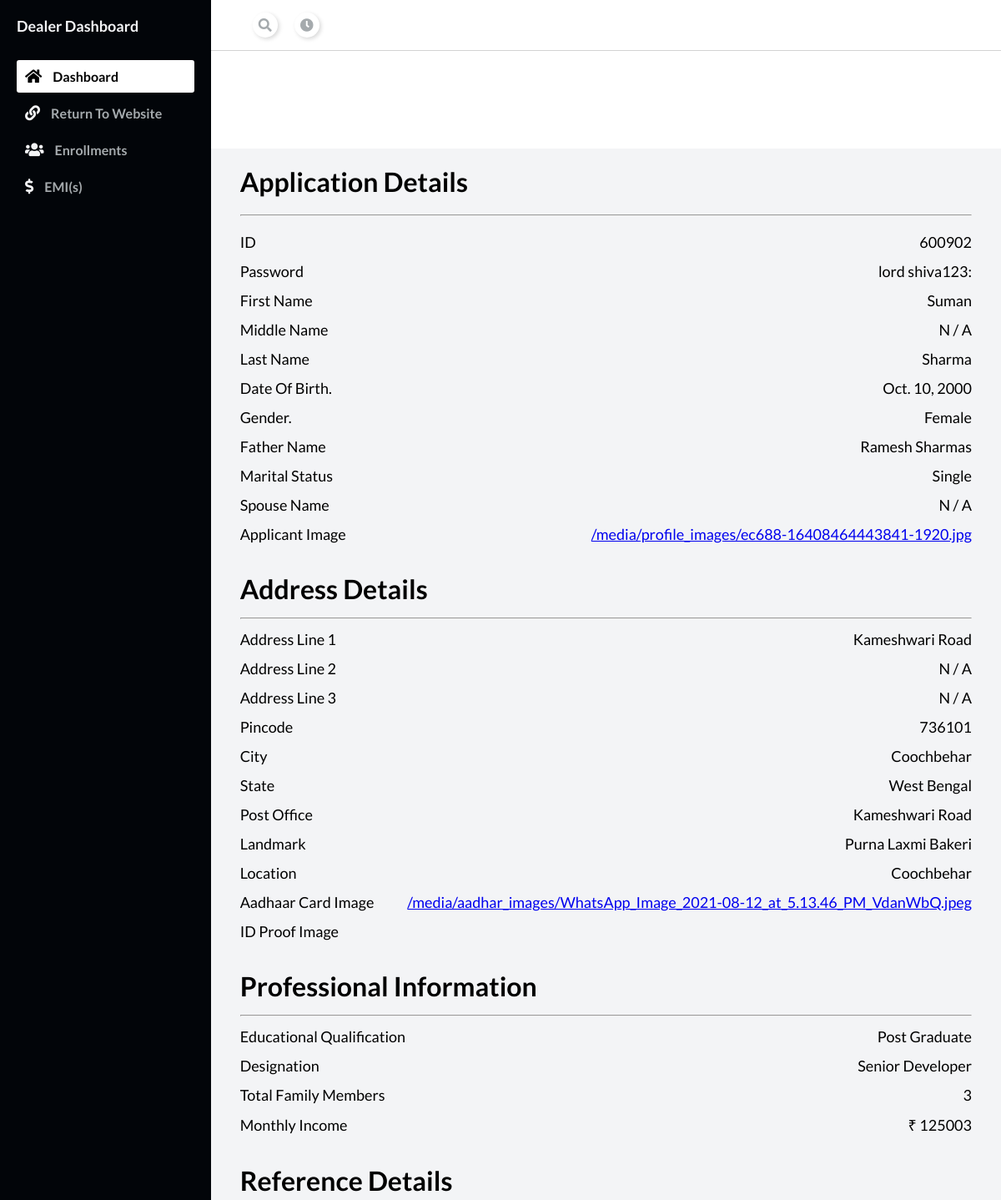
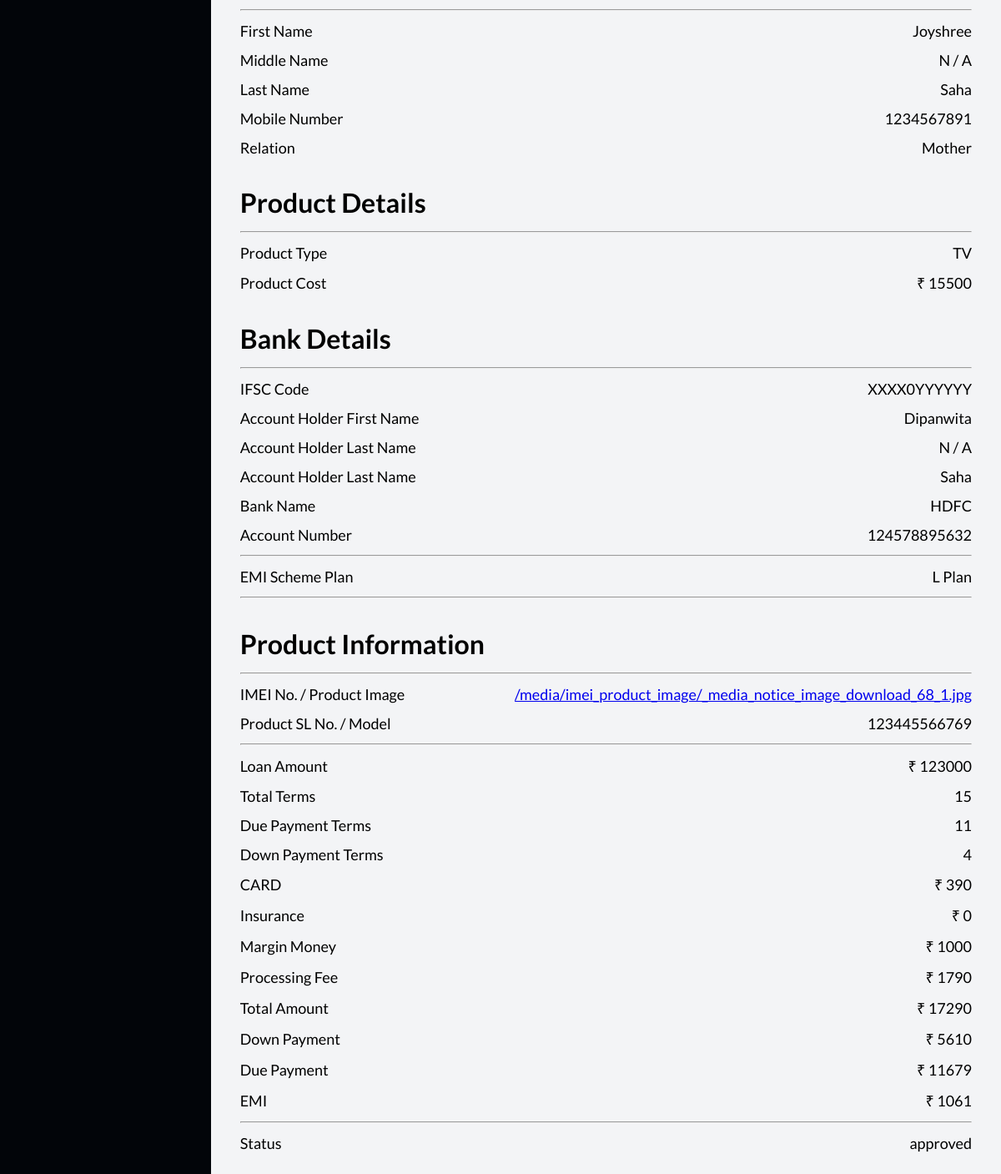
/dealer_dashboard/enrollment_details/48, run on the app's committed database (2 pictures, top to bottom).
### main/models.py (models this page shows)
class Enrollment(models.Model):
    user = models.ForeignKey(User, on_delete=models.CASCADE, null=True)
    enrollment_id = models.TextField()
    password = models.TextField()
    total_amount = models.IntegerField(blank=True, null=True)
    dealer = models.ForeignKey(Dealer, on_delete=models.CASCADE, null=True, blank=True)
    admin = models.TextField(null=True, blank=True)
    status = models.TextField(default="pending", blank=True)
    first_name = models.TextField(blank=True, null=True)
    middle_name = models.TextField(blank=True, null=True)
    last_name = models.TextField(blank=True, null=True)
    dob = models.DateField(blank=True, null=True)
    gender = models.TextField(blank=True, null=True)
    mobile_number = models.IntegerField(max_length=10, blank=True, null=True)
    maritial_status = models.TextField(blank=True, null=True)
    father_name = models.TextField(blank=True, null=True)
    spouse_name = models.TextField(blank=True, null=True)
    profile_image = models.ImageField(upload_to="profile_images", blank=True, null=True)
    id_proof = models.TextField(blank=True, null=True)
    pan = models.TextField(null=True, blank=True)
    pan_image = models.TextField(null=True, blank=True)
    voter_id = models.TextField(null=True, blank=True)
    voter_id_image = models.TextField(null=True, blank=True)
    driver_license = models.TextField(null=True, blank=True)
    driver_license_image = models.TextField(null=True, blank=True)
    consent = models.BooleanField(default=True)
    address_1 = models.TextField(blank=True, null=True)
    address_2 = models.TextField(blank=True, null=True)
    address_3 = models.TextField(blank=True, null=True)
    pincode = models.IntegerField(blank=True, null=True)
    city = models.TextField(blank=True, null=True)
    state = models.TextField(blank=True, null=True)
    post_office = models.TextField(blank=True, null=True)
    landmark = models.TextField(blank=True, null=True)
    aadhar_image = models.ImageField(blank=True, null=True, upload_to="aadhar_images")
    aadhar_image_back = models.ImageField(blank=True, null=True, upload_to="aadhar_back_images")
    location = models.TextField(blank=True, null=True)
    educational_qualification = models.TextField(blank=True, null=True) # SSC, 12th, Under Graduate, Graduate, Post Graduate, Professional, Others
    designation = models.TextField(blank=True, null=True)
    family_members = models.IntegerField(blank=True, null=True)
    monthly_income = models.IntegerField(blank=True, null=True)
    reference_first_name = models.TextField(blank=True, null=True)
    reference_middle_name = models.TextField(blank=True, null=True)
    reference_last_name = models.TextField(blank=True, null=True)
    reference_mobile_number = models.TextField(blank=True, null=True)
    reference_relation = models.TextField(blank=True, null=True)
    product_type = models.TextField(blank=True, null=True)
    product_cost = models.IntegerField(blank=True, null=True)
    emi_plan = models.TextField(blank=True, null=True)
    down_payment = models.IntegerField(blank=True, null=True)
    down_payment_terms = models.IntegerField(blank=True, null=True)
    due_amount_terms = models.IntegerField(blank=True, null=True)
    total_terms = models.IntegerField(blank=True, null=True)
    margin_money = models.IntegerField(blank=True, null=True)
    due_payment = models.IntegerField(blank=True, null=True)
    emi = models.IntegerField(blank=True, null=True)
    card = models.IntegerField(blank=True, null=True)
    processing_fee = models.IntegerField(blank=True, null=True)
    insurance = models.IntegerField(blank=True, null=True)
    total_cost = models.IntegerField(blank=True, null=True)
    imei_product_image = models.ImageField(blank=True, null=True, upload_to="imei_product_image/")
    product_model_sl_no = models.TextField(blank=True, null=True)
    ifsc_code = models.TextField(blank=True, null=True)
    urmn = models.TextField(blank=True, null=True)
    period_from = models.TextField(blank=True, null=True)
    period_to = models.TextField(blank=True, null=True)
    prospect_no = models.TextField(blank=True, null=True)
    account_holder_first_name = models.TextField(blank=True, null=True)
    account_holder_middle_name = models.TextField(blank=True, null=True)
    account_holder_last_name = models.TextField(blank=True, null=True)
    account_number = models.TextField(blank=True, null=True)
    bank_name = models.TextField(blank=True, null=True)
    invoice_date = models.DateField(auto_now_add=True, null=True, blank=True)

### dealer/views.py (the view)
# urls.py: path('enrollment_details/<int:id>', views.enrollment_details, name="enrollment_details"),
def enrollment_details(request, id):
    enrollment = Enrollment.objects.filter(pk=id).last()
    return render(request, "Dealer/enrollment_details.html", {"enrollment":enrollment})

### Template/Dealer/enrollment_details.html (shortened to what this page needs)
{% extends "dealer_dashboard.html" %}
{% block body %}
<div class="main__container">
    <h1>Application Details</h1>
    <hr style="margin: 20px 0px;">
    <div class="space-between">
        <p>ID</p>
        <p>{{enrollment.enrollment_id}}</p>
    </div>
    <div class="space-between">
        <p>Password</p>
        <p>{{enrollment.password}}</p>
    </div>
    <div class="space-between">
        <p>First Name</p>
        <p>{{enrollment.first_name}}</p>
    </div>
    <div class="space-between">
        <p>Middle Name</p>
        {% if middle_name is not None %}
            <p>{{enrollment.middle_name}}</p>
        {% else %}
            <p>N / A</p>
        {% endif %}
    </div>
    <div class="space-between">
        <p>Last Name</p>
        <p>{{enrollment.last_name}}</p>
    </div>
    <div class="space-between">
        <p>Date Of Birth.</p>
        <p>{{enrollment.dob}}</p>
    </div>
    <div class="space-between">
        <p>Gender.</p>
        <p>{{enrollment.gender}}</p>
    </div>
    <div class="space-between">
        <p>Father Name</p>
        <p>{{enrollment.father_name}}</p>
    </div>
    <div class="space-between">
        <p>Marital Status</p>
        <p>{{enrollment.maritial_status}}</p>
    </div>
    <div class="space-between">
        <p>Spouse Name</p>
        {% if spouse_name is not None %}
            <p>{{enrollment.spouse_name}}</p>
        {% else %}
            <p>N / A</p>
        {% endif %}
    </div>
    <div class="space-between">
        <p>Applicant Image</p>
        <p><a target="_blank" href="{{enrollment.profile_image.url}}">{{enrollment.profile_image.url}}</a></p>
    </div>
    <h1 style="margin: 15px 0px; margin-top: 35px;">Address Details</h1>
    <hr>
    <div class="space-between">
        <p>Address Line 1</p>
        <p>{{enrollment.address_1}}</p>
    </div>
    <div class="space-between">
        <p>Address Line 2</p>
        {% if address_2 is not None %}
            <p>{{enrollment.address_2}}</p>
        {% else %}
            <p>N / A</p>
        {% endif %}
    </div>
    <div class="space-between">
        <p>Address Line 3</p>
        {% if address_3 is not None %}
            <p>{{enrollment.address_3}}</p>
        {% else %}
            <p>N / A</p>
        {% endif %}
    </div>
    <div class="space-between">
        <p>Pincode</p>
        <p>{{enrollment.pincode}}</p>
    </div>
    <div class="space-between">
        <p>City</p>
        <p>{{enrollment.city}}</p>
    </div>
    <div class="space-between">
        <p>State</p>
        <p>{{enrollment.state}}</p>
    </div>
    <div class="space-between">
        <p>Post Office</p>
        <p>{{enrollment.post_office}}</p>
    </div>
    <div class="space-between">
        <p>Landmark</p>
        <p>{{enrollment.landmark}}</p>
    </div>
    <div class="space-between">
        <p>Location</p>
        <p>{{enrollment.location}}</p>
    </div>
    <div class="space-between">
        <p>Aadhaar Card Image</p>
        <p><a target="_blank" href="{{enrollment.aadhar_image.url}}">{{enrollment.aadhar_image.url}}</a></p>
    </div>
    <div class="space-between">
        <p>ID Proof Image</p>
    </div>
    <h1 style="margin: 15px 0px; margin-top: 35px;">Professional Information</h1>
    <hr>
    <div class="space-between">
        <p>Educational Qualification</p>
        <p>{{enrollment.educational_qualification}}</p>
    </div>
    <div class="space-between">
        <p>Designation</p>
        <p>{{enrollment.designation}}</p>
    </div>
    <div class="space-between">
        <p>Total Family Members</p>
        <p>{{enrollment.family_members}}</p>
    </div>
    <div class="space-between">
        <p>Monthly Income</p>
        <p>&#8377; {{enrollment.monthly_income}}</p>
    </div>
    <h1 style="margin: 15px 0px; margin-top: 35px;">Reference Details</h1>
    <hr>
    <div class="space-between">
        <p>First Name</p>
        <p>{{enrollment.reference_first_name}}</p>
    </div>
    <div class="space-between">
        <p>Middle Name</p>
        {% if reference_middle_name is not None %}
            <p>{{enrollment.reference_middle_name}}</p>
        {% else %}
            <p>N / A</p>
        {% endif %}
    </div>
    <div class="space-between">
        <p>Last Name</p>
        <p>{{enrollment.reference_last_name}}</p>
    </div>
    <div class="space-between">
        <p>Mobile Number</p>
        <p>{{enrollment.reference_mobile_number}}</p>
    </div>
    <div class="space-between">
        <p>Relation</p>
        <p>{{enrollment.reference_relation}}</p>
    </div>
    <h1 style="margin: 15px 0px; margin-top: 35px;">Product Details</h1>
    <hr>
    <div class="space-between">
        <p>Product Type</p>
        <p>{{enrollment.product_type}}</p>
    </div>
    <div class="space-between">
        <p>Product Cost</p>
        <p>&#8377; {{enrollment.product_cost}}</p>
    </div>
    <h1 style="margin: 15px 0px; margin-top: 35px;">Bank Details</h1>
    <hr>
    <div class="space-between">
        <p>IFSC Code</p>
        <p>{{enrollment.ifsc_code}}</p>
    </div>
    <div class="space-between">
        <p>Account Holder First Name</p>
        <p>{{enrollment.account_holder_first_name}}</p>
    </div>
    <div class="space-between">
        <p>Account Holder Last Name</p>
        {% if account_holder_middle_name is not None %}
            <p>{{enrollment.account_holder_middle_name}}</p>
        {% else %}
            <p>N / A</p>
        {% endif %}
    </div>
    <div class="space-between">
        <p>Account Holder Last Name</p>
        <p>{{enrollment.account_holder_last_name}}</p>
    </div>
    <div class="space-between">
        <p>Bank Name</p>
        <p>{{enrollment.bank_name}}</p>
    </div>
    <div class="space-between">
        <p>Account Number</p>
        <p>{{enrollment.account_number}}</p>
    </div>
    <hr>
    <div class="space-between">
        <p>EMI Scheme Plan</p>
        <p>{{enrollment.emi_plan}}</p>
    </div>
    <hr>
    <h1 style="margin: 15px 0px; margin-top: 35px;">Product Information</h1>
    <hr>
    <div class="space-between">
        <p>IMEI No. / Product Image</p>
        <p><a target="_blank" href="{{enrollment.imei_product_image.url}}">{{enrollment.imei_product_image.url}}</a></p>
    </div>
    <div class="space-between">
        <p>Product SL No. / Model</p>
        <p>{{enrollment.product_model_sl_no}}</p>
    </div>
    <hr>
    <div class="space-between">
        <p>Loan Amount</p>
        <p>&#8377; {{enrollment.total_amount}}</p>
    </div>
    <div class="space-between">
        <p>Total Terms</p>
        <p>{{enrollment.total_terms}}</p>
    </div>
    <div class="space-between">
        <p>Due Payment Terms</p>
        <p>{{enrollment.due_amount_terms}}</p>
    </div>
    <div class="space-between">
        <p>Down Payment Terms</p>
        <p>{{enrollment.down_payment_terms}}</p>
    </div>
    <div class="space-between">
        <p>CARD</p>
        <p>&#8377; {{enrollment.card}}</p>
    </div>
    <div class="space-between">
        <p>Insurance</p>
        <p>&#8377; {{enrollment.insurance}}</p>
    </div>
    <div class="space-between">
        <p>Margin Money</p>
        <p>&#8377; {{enrollment.margin_money}}</p>
    </div>
    <div class="space-between">
        <p>Processing Fee</p>
        <p>&#8377; {{enrollment.processing_fee}}</p>
    </div>
    <div class="space-between">
        <p>Total Amount</p>
        <p>&#8377; {{enrollment.total_cost}}</p>
    </div>
    <div class="space-between">
        <p>Down Payment</p>
        <p>&#8377; {{enrollment.down_payment}}</p>
    </div>
    <div class="space-between">
        <p>Due Payment</p>
        <p>&#8377; {{enrollment.due_payment}}</p>
    </div>
    <div class="space-between">
        <p>EMI</p>
        <p>&#8377; {{enrollment.emi}}</p>
    </div>
    <hr>
    <div class="space-between">
        <p>Status</p>
        <p>{{enrollment.status}}</p>
    </div>
    </div>
{% endblock body %}

### Template/dealer_dashboard.html (style rules this page uses)
* { margin: 0; padding: 0; }
body { box-sizing: border-box; font-family: "Lato", sans-serif; }
.main__container { padding: 20px 35px; }

### Template/Dealer/enrollment_details.html (style rules this page uses)
.space-between { display: flex; align-items: center; margin: 13px 0px; font-size: 18px; justify-content: space-between; }

### data on the page
Enrollment: enrollment_id "600902", password "lord shiva123:", first_name "Suman", last_name "Sharma", dob "Oct. 10, 2000", gender "Female", father_name "Ramesh Sharmas", maritial_status "Single", profile_image "/media/profile_images/ec688-16408464443841-1920.jpg", address_1 "Kameshwari Road", pincode "736101", city "Coochbehar", state "West Bengal", post_office "Kameshwari Road", landmark "Purna Laxmi Bakeri", location "Coochbehar", aadhar_image "/media/aadhar_images/WhatsApp_Image_2021-08-12_at_5.13.46_PM_VdanWbQ.jpeg", educational_qualification "Post Graduate", designation "Senior Developer", family_members "3", monthly_income "125003", reference_first_name "Joyshree", reference_last_name "Saha", reference_mobile_number "1234567891", reference_relation "Mother", product_type "TV", product_cost "15500", ifsc_code "XXXX0YYYYYY", account_holder_first_name "Dipanwita", account_holder_last_name "Saha", bank_name "HDFC", account_number "124578895632", emi_plan "L Plan", imei_product_image "/media/imei_product_image/_media_notice_image_download_68_1.jpg", product_model_sl_no "123445566769", total_amount "123000", total_terms "15", due_amount_terms "11", down_payment_terms "4", card "390", insurance "0", margin_money "1000", processing_fee "1790", total_cost "17290", down_payment "5610", due_payment "11679", emi "1061", status "approved"
